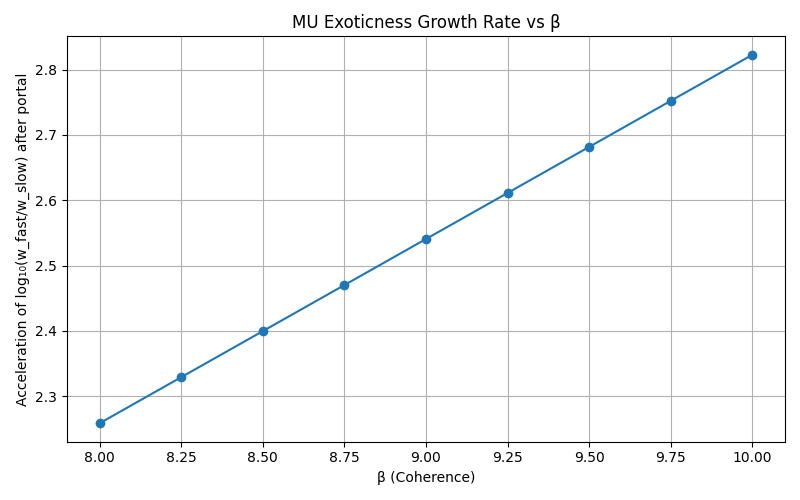

Write the Python code that produced this figure.
import pandas as pd
import numpy as np
import matplotlib.pyplot as plt

print("=== MU Portal Exoticness Acceleration Analysis ===")

df = pd.read_csv("mu_full_portal_scan.csv")

# Compute slope of log10_ratio after the portal (slope > 0)
results = []
for beta in sorted(df["beta"].unique()):
    sub = df[(df["beta"] == beta) & (df["slope"] > 0)]
    if len(sub) > 3:
        # linear fit of log10_ratio vs slope to estimate "acceleration" strength
        coeffs = np.polyfit(sub["slope"], sub["log10_ratio"], 1)
        accel = coeffs[0]  # slope of fit = acceleration factor
        results.append([beta, accel])

accel_df = pd.DataFrame(results, columns=["beta", "acceleration"])
accel_df.to_csv("mu_portal_exoticness.csv", index=False)

# Plot exoticness vs beta
plt.figure(figsize=(8,5))
plt.plot(accel_df["beta"], accel_df["acceleration"], marker="o")
plt.xlabel("β (Coherence)")
plt.ylabel("Acceleration of log₁₀(w_fast/w_slow) after portal")
plt.title("MU Exoticness Growth Rate vs β")
plt.grid(True)
plt.tight_layout()
plt.savefig("mu_portal_exoticness.png")
plt.show(block=False)

print("✅ Saved results as mu_portal_exoticness.csv and mu_portal_exoticness.png")

